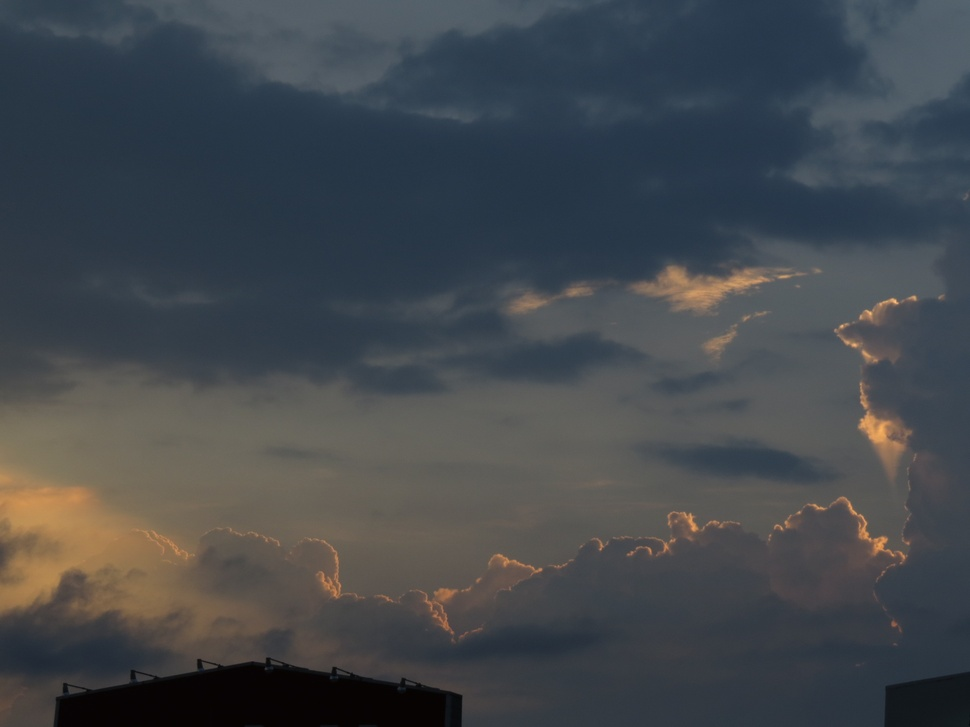
#> input picture image/sora.jpg, 970 x 727 px, shrunk from 2816 x 2112 before the run
$ python historgram.py
#> lines starting #> are read from the running program, lines starting #| are printed output that depends on the picture
# -*- coding: utf-8 -*-

import cv2
import numpy as np

if __name__ == '__main__':

    # 画像読み込み
    img_src = cv2.imread("./image/sora.jpg", 1)
#> img_src is the input picture: shape (727, 970, 3); mean B, G, R 76.8, 72.2, 67.5

    # グレースケール
    img_gry = cv2.cvtColor(img_src, cv2.COLOR_BGR2GRAY)
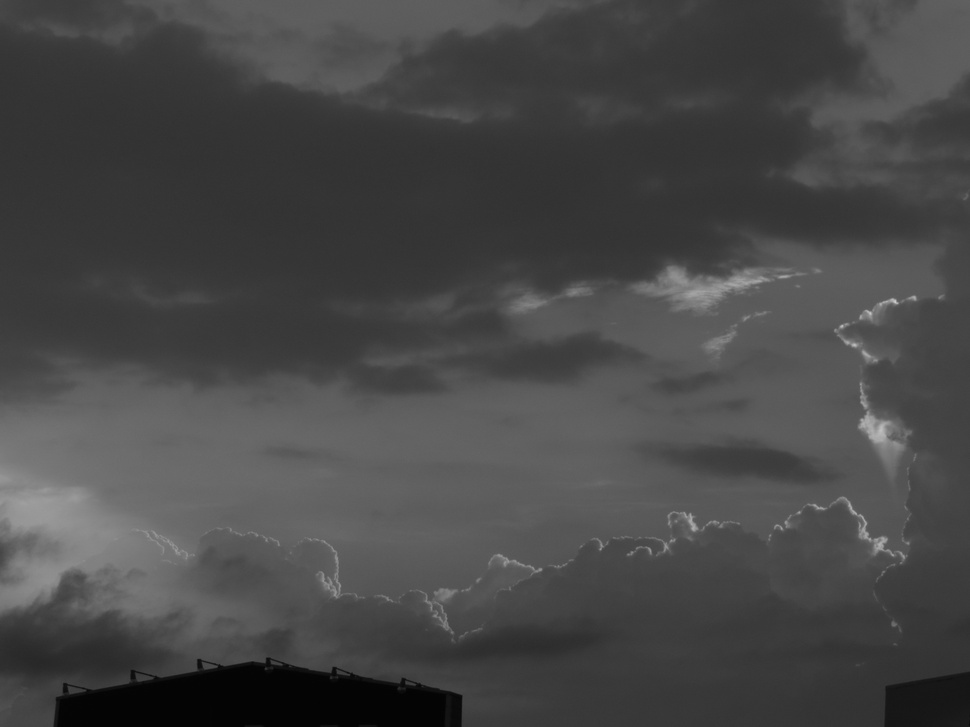
#> img_gry: shape (727, 970); min 1, max 205, mean 71.3

    # ヒストグラムの均一化
    img_eqh = cv2.equalizeHist(img_gry)
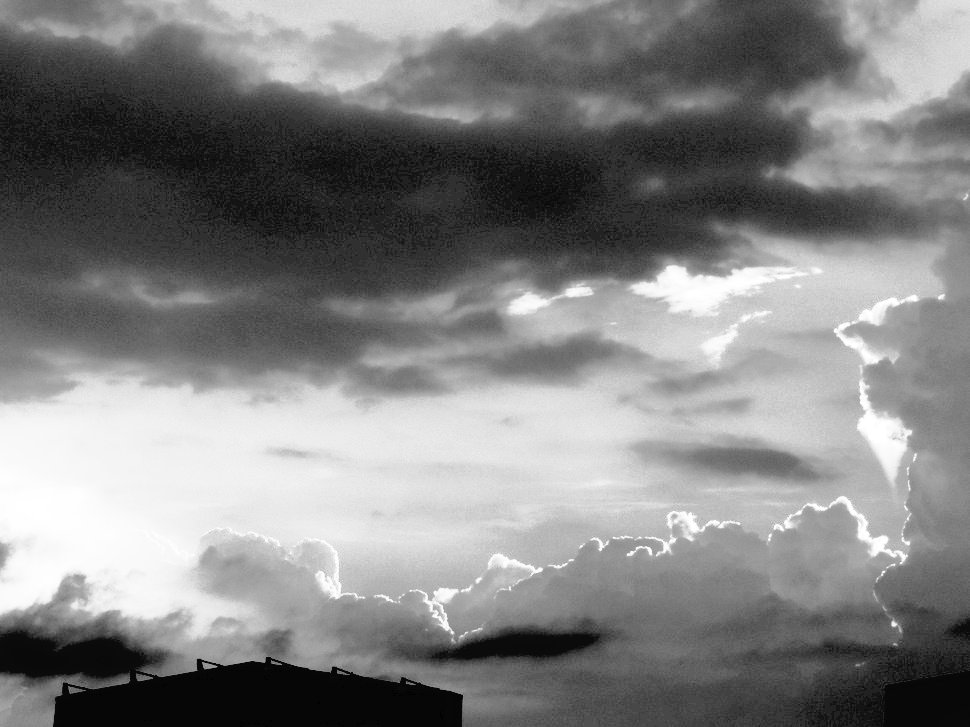
#> img_eqh: shape (727, 970); min 0, max 255, mean 130.2

    # ヒストグラム表示用のイメージを作成
    img_histgram = np.zeros([100, 256]).astype("uint8")
    rows, cols = img_histgram.shape

    # 度数分布を求める

    # 次元ごとの度数分布のサイズ
    hdims = [256]

    # 各次元の度数分布の最小値と最大値
    hranges = [0, 256]

    histgram = cv2.calcHist([img_eqh], [0], None, hdims, hranges)
#> histgram = 256 values, max 39152 at index 34, min 0 at index 1, mean 2754.6

    # 度数の最大値を取得
    min_val, max_val, min_loc, max_loc = cv2.minMaxLoc(histgram)
#> min_val = 0; max_val = 39152; min_loc = (0, 1); max_loc = (0, 34)

    for i in range(0, 255):

        # 算出した度数分布の値を取得する
        v = histgram[i]

        # 描画する
#> (the run stopped early here; a loop or call above may not have finished)
